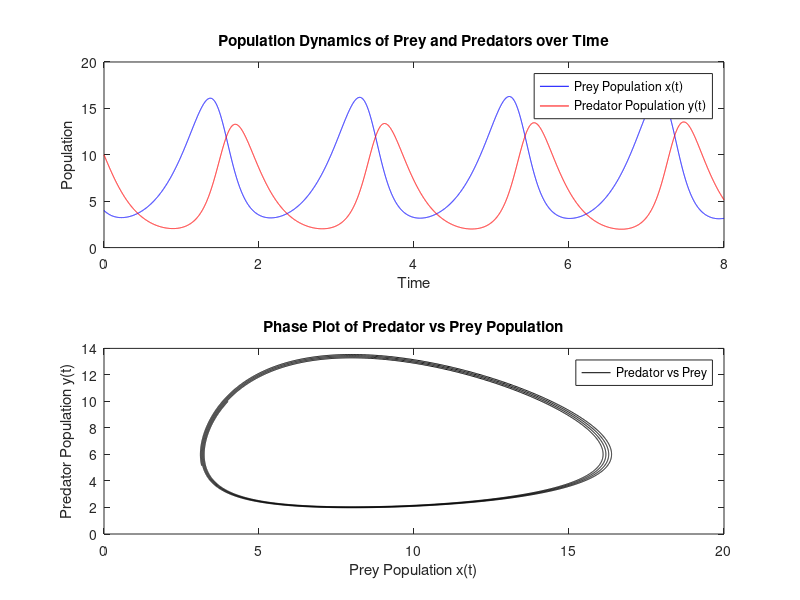

The MATLAB script that drew this image:
% Define parameters
a = 3;      % Prey reproduction rate
b = 0.5;    % Prey mortality rate due to predators
c = 4;      % Predator mortality rate
d = 0.5;    % Predator reproduction rate per prey

% Define time parameters
t0 = 0;      % Initial time
T = 8;       % Final time
N = 10000;   % Number of steps
h = (T - t0) / N;  % Step size

% Initial conditions
x0 = 4;      % Initial prey population
y0 = 10;     % Initial predator population

% Initialize arrays for time and populations
t = linspace(t0, T, N+1); % Time array
x = zeros(1, N+1);        % Prey population array
y = zeros(1, N+1);        % Predator population array

% Set initial conditions in arrays
x(1) = x0;
y(1) = y0;

% Euler method iteration
for n = 1:N
    x(n+1) = x(n) + h * x(n) * (a - b * y(n));  % Update prey
    y(n+1) = y(n) + h * y(n) * (d * x(n) - c);  % Update predator
end

% Plot results
figure;
subplot(2,1,1);
plot(t, x, 'b', 'DisplayName', 'Prey Population x(t)');
hold on;
plot(t, y, 'r', 'DisplayName', 'Predator Population y(t)');
xlabel('Time');
ylabel('Population');
legend;
title('Population Dynamics of Prey and Predators over Time');

subplot(2,1,2);
plot(x, y, 'k', 'DisplayName', 'Predator vs Prey');
xlabel('Prey Population x(t)');
ylabel('Predator Population y(t)');
legend;
title('Phase Plot of Predator vs Prey Population');
